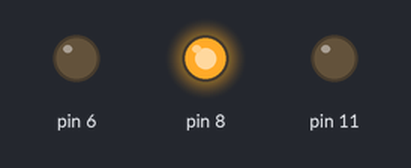
Bench run of a sketch on a simulated Arduino Uno, built with avr-gcc and run on an emulated ATmega328P. Shown: output pins drawn as LEDs (lit = HIGH).

Above: at 1.5 s.
At 5.5 s:
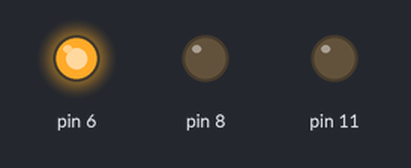
At 9.0 s:
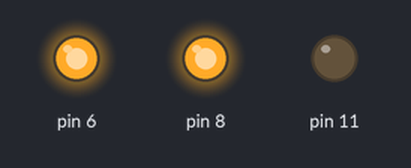
At 17.5 s:
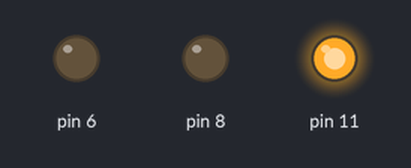
Timing chart, 0 to 32.5 s (numbered marks = the images above):
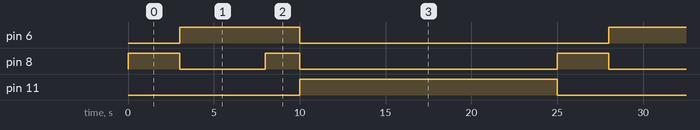

The sketch:

04_6811pin.ino
```cpp
void setup()
{
  pinMode(6, OUTPUT);
  pinMode(8, OUTPUT);
  pinMode(11, OUTPUT);
}

void loop()
{
  digitalWrite(8, HIGH);
  digitalWrite(6, LOW);
  digitalWrite(11, LOW);
  delay(3000);
  digitalWrite(6, HIGH);
  digitalWrite(8, LOW);
  delay(5000);
  digitalWrite(8, HIGH);
  delay(2000);
  digitalWrite(6, LOW);
  digitalWrite(8, LOW);
  digitalWrite(11, HIGH);
  delay(15000);
  digitalWrite(11, LOW);
}
```

Measured:
- by itself, pin 6: alternates HIGH for 7.0 s and LOW for 18.0 s
- by itself, pin 8: repeats every 25.0 s: LOW 5.0 s, HIGH 2.0 s, LOW 15.0 s, HIGH 3.0 s
- by itself, pin 11: alternates HIGH for 15.0 s and LOW for 10.0 s
